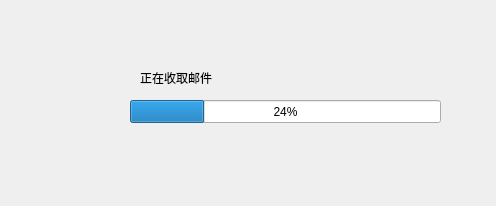
<?xml version="1.0" encoding="UTF-8"?>
<ui version="4.0">
 <class>Dialog</class>
 <widget class="QDialog" name="Dialog">
  <property name="geometry">
   <rect>
    <x>0</x>
    <y>0</y>
    <width>496</width>
    <height>206</height>
   </rect>
  </property>
  <property name="windowTitle">
   <string>Dialog</string>
  </property>
  <property name="windowIcon">
   <iconset>
    <normaloff>logo.png</normaloff>logo.png</iconset>
  </property>
  <widget class="QLabel" name="gifLabel">
   <property name="geometry">
    <rect>
     <x>30</x>
     <y>80</y>
     <width>91</width>
     <height>61</height>
    </rect>
   </property>
   <property name="text">
    <string/>
   </property>
  </widget>
  <widget class="QProgressBar" name="progressBar">
   <property name="geometry">
    <rect>
     <x>130</x>
     <y>100</y>
     <width>311</width>
     <height>23</height>
    </rect>
   </property>
   <property name="value">
    <number>24</number>
   </property>
  </widget>
  <widget class="QLabel" name="txtLabel">
   <property name="geometry">
    <rect>
     <x>140</x>
     <y>70</y>
     <width>241</width>
     <height>16</height>
    </rect>
   </property>
   <property name="text">
    <string>正在收取邮件</string>
   </property>
  </widget>
  <widget class="QWidget" name="widget" native="true">
   <property name="geometry">
    <rect>
     <x>0</x>
     <y>160</y>
     <width>551</width>
     <height>41</height>
    </rect>
   </property>
   <widget class="QLabel" name="userLabel">
    <property name="geometry">
     <rect>
      <x>30</x>
      <y>0</y>
      <width>381</width>
      <height>31</height>
     </rect>
    </property>
    <property name="text">
     <string/>
    </property>
   </widget>
  </widget>
 </widget>
 <resources/>
 <connections/>
</ui>
